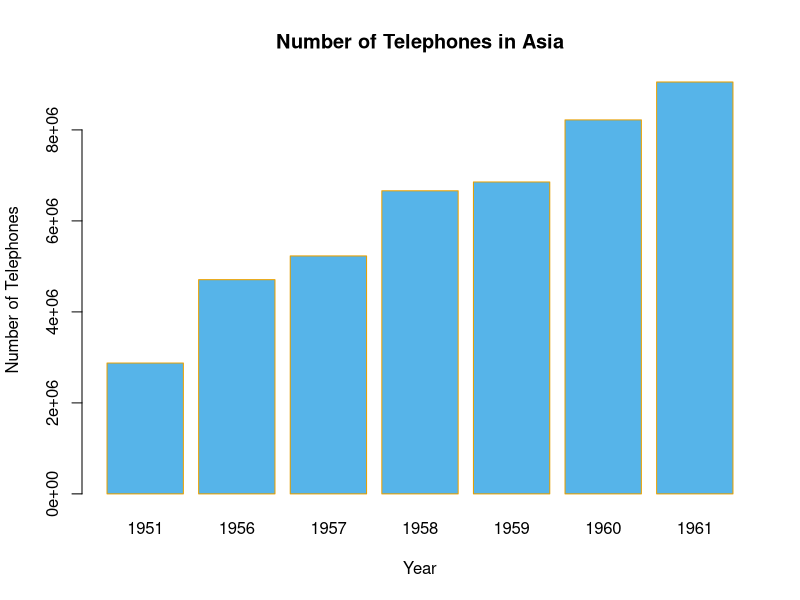

Generate this figure with R:
## ---- chunk 1
knitr::opts_chunk$set(echo = FALSE)
## ---- chunk 2
library(datasets)
data(WorldPhones)
summary(WorldPhones)
head(WorldPhones)

## ---- chunk 3
barplot(WorldPhones[,"Asia"]*1000, 
                main="Number of Telephones in Asia",
                ylab="Number of Telephones",
                xlab="Year", col = "#56B4E9", border = "#E69F00")
